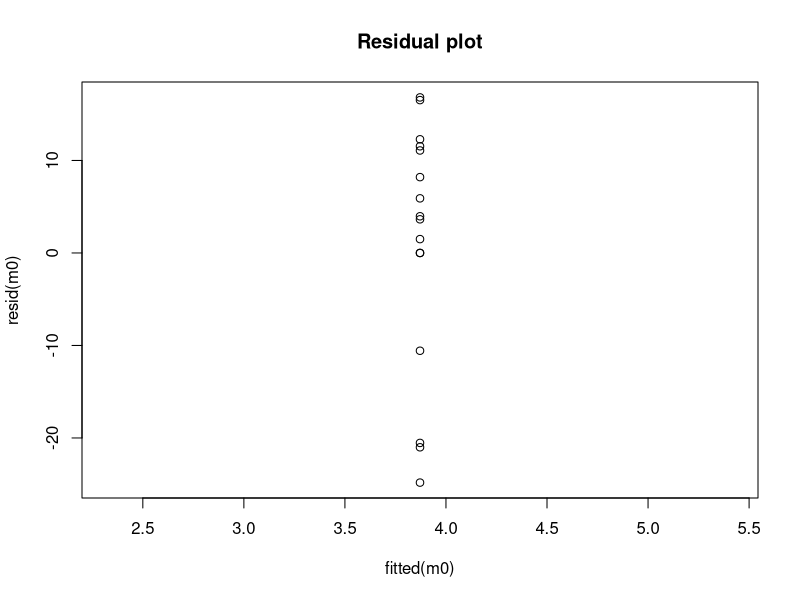
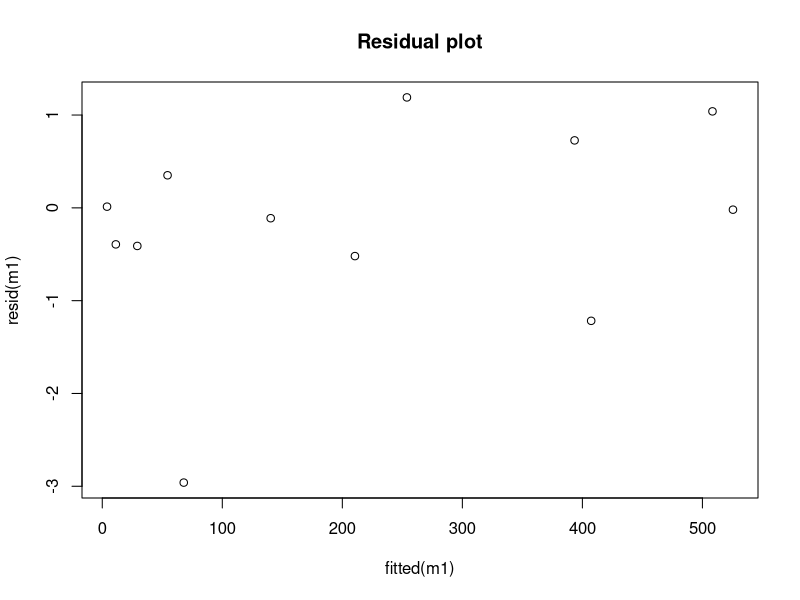
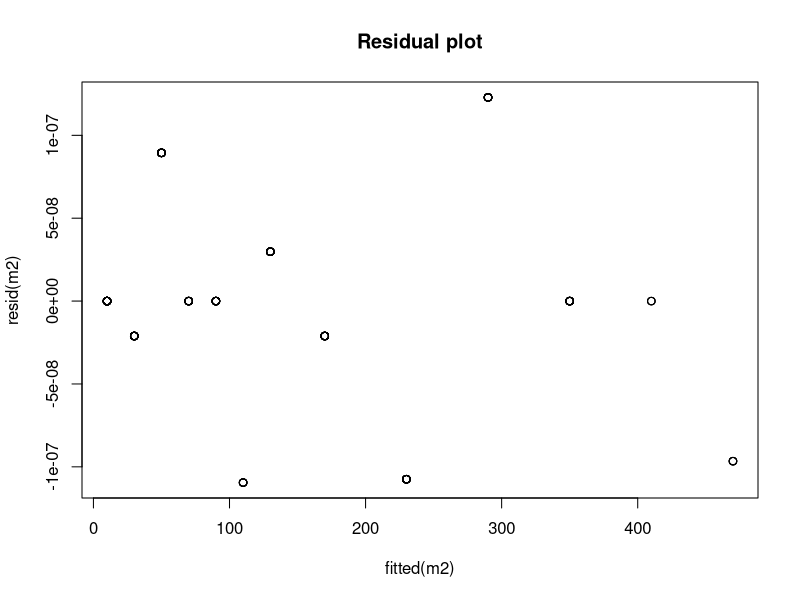

Source code (R) for these figures, in order:
## ---- chunk 1
knitr::opts_chunk$set(
    echo = TRUE,
    warning = FALSE,
    message = FALSE)
## ---- chunk 2
library("MASS")
library("lmtest")
## ---- chunk 3
df <- data.frame(
                x = 0:15,
                fr = c(57, 203, 383, 525, 532, 408, 273, 139,
                    45, 27, 10, 4, 0, 1, 1, 0))

## ---- chunk 4
m0 <- glm(rep(x, fr) ~ 1, family = poisson, data = df)
# Most commonly, weights in R are interpreted as frequency weights
m0 <- glm(x ~ 1, family = poisson, weight = fr, data = df)

# X^2 test to see if the observed values and expected values are the same
1 - pchisq(sum(resid(m0, "pear")^2), 13)

# the residual plot shows the normality assumption is violated
plot(fitted(m0), resid(m0), main = "Residual plot")
## ---- chunk 5

m1 <- glm(
        fr ~ x, family = poisson,
        # offset = -log(factorial(x))
        offset = -lgamma(x + 1), subset = x < 12, data = df)

# X^2 test to see if the observed values and expected values are the same
1 - pchisq(sum(resid(m1, "pear")^2), 10)

# the residual plot shows the normality assumption is violated
plot(fitted(m1), resid(m1), main = "Residual plot")
## ---- chunk 6
df2 <- data.frame(
                # use the medium of the range
                x = c(10, 30, 50, 70, 90, 110, 130, 170, 230, 290, 350, 410, 470),
                w = rep(c(20, 60), c(7, 6)),
                fr = c(28, 20, 17, 11, 14, 6, 13, 17, 16, 11, 13, 3, 4)
                )
## ---- chunk 7
# set the range width as the 
glm(fr ~ x, family = poisson, data = df2, offset = log(w))
## ---- chunk 8
m2 <- glm(rep(x, fr) ~ 1, family = poisson, data = df2, offset = log(rep(x, fr)))

# X^2 test to see if the observed values and expected values are the same
1 - pchisq(sum(resid(m2, "pear")^2), 172)

# the residual plot shows the normality assumption is violated
plot(fitted(m2), resid(m2), main = "Residual plot")
